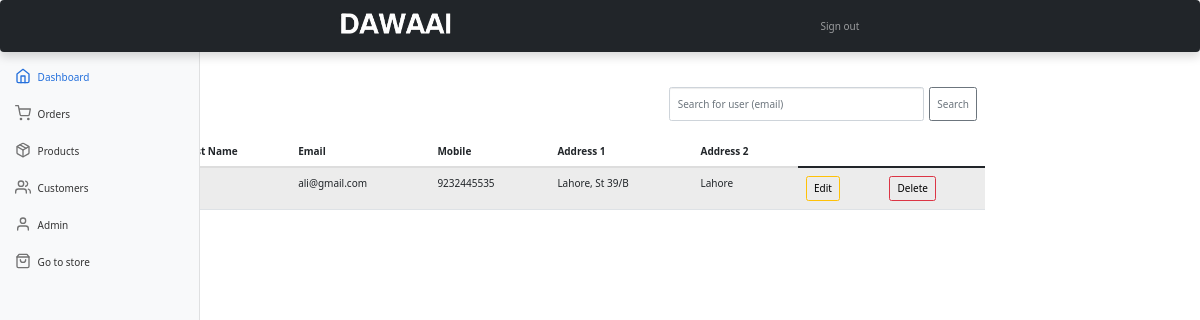
Screenshot of /admin/customers.php (signed in) with the database file from the repository.
### tables this page shows
CREATE TABLE `user_info` (
  `user_id` int(10) NOT NULL,
  `first_name` varchar(100) NOT NULL,
  `last_name` varchar(100) NOT NULL,
  `email` varchar(300) NOT NULL,
  `password` varchar(300) NOT NULL,
  `mobile` varchar(10) NOT NULL,
  `address1` varchar(300) NOT NULL,
  `address2` varchar(11) NOT NULL
);

### admin/includes/functions.php (called while the page is built, shortened)
<?php
$connection = mysqli_connect("localhost", "root", "", "dawai");
function query($query)
{
    global $connection;
    $run = mysqli_query($connection, $query);
    if ($run) {
        while ($row = $run->fetch_assoc()) {
            $data[] = $row;
        }
        return $data;
    } else {
        return 0;
    }
}
function all_users()
{
    $query = "SELECT user_id ,first_name ,last_name ,email, mobile ,address1, address2 FROM user_info";
    $data = query($query);
    return $data;
}
function check_admin($id)
{
    $query = "SELECT admin_id FROM admin_info where admin_id='$id'";
    $row = query($query);
    if (empty($row)) {
        return 0;
    } else {
        return 1;
    }
}

### admin/customers.php (the view, shortened to what this page needs)
<?php
include "includes/head.php";
?>
<body>
    <?php
    include "includes/header.php"
    ?>
    <?php
    include "includes/sidebar.php";
    ?>
    <main class="col-md-9 ms-sm-auto col-lg-10 px-md-4">
        <div class="container">
            <div class="row align-items-start">
                <div class="col">
                    <br>
                    <h2>Customer details</h2>
                    <br>
                </div>
                <div class="col">
                    <br>
                    <form class="d-flex" method="GET" action="customers.php">
                        <input class="form-control me-2 col" type="search" name="search_user_email" placeholder="Search for user (email)" aria-label="Search">
                        <button class="btn btn-outline-secondary" type="submit" name="search_user" value="search">Search</button>
                    </form>
                    <br>
                </div>
            </div>
        </div>
        <div class="table-responsive">
            <table class="table table-striped table-sm">
                <thead>
                    <tr>
                        <th scope="col">ID</th>
                        <th scope="col">First Name</th>
                        <th scope="col">Last Name</th>
                        <th scope="col">Email</th>
                        <th scope="col">Mobile</th>
                        <th scope="col">Address 1</th>
                        <th scope="col">Address 2</th>
                </thead>
                <tbody>
                    <?php
                    $data = all_users();
                    $num = sizeof($data);
                    for ($i = 0; $i < $num; $i++) {
                    ?>
                        <tr>
                            <td><?php echo $data[$i]['user_id'] ?></td>
                            <td><?php echo $data[$i]['first_name'] ?></td>
                            <td><?php echo $data[$i]['last_name'] ?></td>
                            <td><?php echo $data[$i]['email'] ?></td>
                            <td><?php echo $data[$i]['mobile'] ?></td>
                            <td><?php echo $data[$i]['address1'] ?></td>
                            <td><?php echo $data[$i]['address2'] ?></td>
                            <td>
                                <button type="button" class="btn pull-left btn-outline-warning"><a style="text-decoration: none; color:black;" href="customers.php?edit=<?php echo $data[$i]['user_id'] ?>">Edit</a></button>
                            </td>
                            <td>
                                <button type="button" class="btn pull-left btn-outline-danger"><a style="text-decoration: none; color:black;" href="customers.php?delete=<?php echo $data[$i]['user_id'] ?>">Delete</a></button>
                            </td>
                        </tr>
                    <?php  }
                    ?>
                </tbody>
            </table>
        </div>
    </main>
</body>

### admin/dashboard.css (style rules this page uses)
body { font-size: 0.875rem; }

### rows the page displays
user_info: email "ali@gmail.com", mobile "9232445535", address1 "Lahore, St 39/B", address2 "Lahore"
